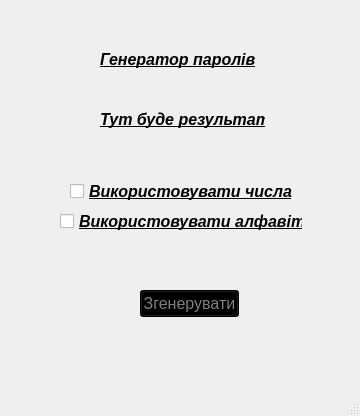
<?xml version="1.0" encoding="UTF-8"?>
<ui version="4.0">
 <class>MainWindow</class>
 <widget class="QMainWindow" name="MainWindow">
  <property name="geometry">
   <rect>
    <x>0</x>
    <y>0</y>
    <width>360</width>
    <height>416</height>
   </rect>
  </property>
  <property name="font">
   <font>
    <pointsize>12</pointsize>
   </font>
  </property>
  <property name="windowTitle">
   <string>MainWindow</string>
  </property>
  <widget class="QWidget" name="centralwidget">
   <widget class="QLabel" name="title">
    <property name="enabled">
     <bool>true</bool>
    </property>
    <property name="geometry">
     <rect>
      <x>100</x>
      <y>50</y>
      <width>160</width>
      <height>19</height>
     </rect>
    </property>
    <property name="font">
     <font>
      <weight>75</weight>
      <italic>true</italic>
      <bold>true</bold>
      <underline>true</underline>
      <strikeout>false</strikeout>
     </font>
    </property>
    <property name="text">
     <string>Генератор паролів</string>
    </property>
   </widget>
   <widget class="QLabel" name="result">
    <property name="geometry">
     <rect>
      <x>100</x>
      <y>110</y>
      <width>165</width>
      <height>19</height>
     </rect>
    </property>
    <property name="font">
     <font>
      <weight>75</weight>
      <italic>true</italic>
      <bold>true</bold>
      <underline>true</underline>
      <strikeout>false</strikeout>
     </font>
    </property>
    <property name="text">
     <string>Тут буде результат</string>
    </property>
   </widget>
   <widget class="QCheckBox" name="cv_num">
    <property name="geometry">
     <rect>
      <x>70</x>
      <y>180</y>
      <width>223</width>
      <height>23</height>
     </rect>
    </property>
    <property name="font">
     <font>
      <weight>75</weight>
      <italic>true</italic>
      <bold>true</bold>
      <underline>true</underline>
      <strikeout>false</strikeout>
     </font>
    </property>
    <property name="text">
     <string>Використовувати числа</string>
    </property>
   </widget>
   <widget class="QCheckBox" name="cb_leter">
    <property name="geometry">
     <rect>
      <x>60</x>
      <y>210</y>
      <width>243</width>
      <height>23</height>
     </rect>
    </property>
    <property name="font">
     <font>
      <weight>75</weight>
      <italic>true</italic>
      <bold>true</bold>
      <underline>true</underline>
      <strikeout>false</strikeout>
     </font>
    </property>
    <property name="text">
     <string>Використовувати алфавіт</string>
    </property>
   </widget>
   <widget class="QPushButton" name="btn_generate">
    <property name="geometry">
     <rect>
      <x>140</x>
      <y>290</y>
      <width>99</width>
      <height>27</height>
     </rect>
    </property>
    <property name="styleSheet">
     <string notr="true">background-color:black;
color:gray

</string>
    </property>
    <property name="text">
     <string>Згенерувати</string>
    </property>
   </widget>
  </widget>
  <widget class="QMenuBar" name="menubar">
   <property name="geometry">
    <rect>
     <x>0</x>
     <y>0</y>
     <width>360</width>
     <height>27</height>
    </rect>
   </property>
  </widget>
  <widget class="QStatusBar" name="statusbar"/>
 </widget>
 <resources/>
 <connections/>
</ui>
